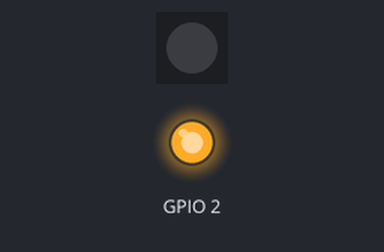
Simulated run of this sketch. Board: ESP8266 (NodeMCU). Parts: 1 RGB LEDs in strip order, left to right, output pins drawn as LEDs (lit = HIGH). WiFi joins after 1.5 s; servers stay silent unless stated.

Above: at 1.65 s.
Timing chart, 0 to 4.6 s (numbered marks = the images above):
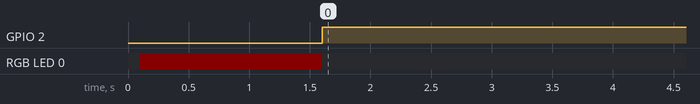

Measured:
- by itself, GPIO 2: repeats every 1.0 s: LOW 0.02 s, HIGH 0.98 s
- by itself, RGB LED 0: off → RGB(8, 0, 0) at 0.10 s, → off 1.5 s later

The sketch:

noe_test.ino
```cpp
#include <ESP8266WiFi.h>
#include <WiFiUdp.h>

#include <Adafruit_NeoPixel.h>
#ifdef __AVR__
#include <avr/power.h>
#endif

#define NEO_PIN		5  // NeoPixel DATA
// What type of NeoPixel strip is attached to the Arduino?
//   NEO_KHZ800  800 KHz bitstream (most NeoPixel products w/WS2812 LEDs)
//   NEO_KHZ400  400 KHz (classic 'v1' (not v2) FLORA pixels, WS2811 drivers)
//   NEO_GRB     Pixels are wired for GRB bitstream (most NeoPixel products)
//   NEO_RGB     Pixels are wired for RGB bitstream (v1 FLORA pixels, not v2)
//   NEO_GRBW    Pixels are wired for GRBW bitstream (f.e. SK6812)
#define NEO_PTYPE	NEO_GRBW	// f.e. SK6812
#define NUMPIXELS	1

Adafruit_NeoPixel strip = Adafruit_NeoPixel(NUMPIXELS, NEO_PIN, NEO_PTYPE + NEO_KHZ800);

const char* ssid = "OpenS";
#define SERVER "192.168.2.10"
#define PORT 1933
#define INTERVAL 25
#define PACKET_SIZE 5
#define TIMEOUT 5000

WiFiUDP Udp;
byte mac[6]; // mac address

void setup() {
	pinMode(2, OUTPUT);

	strip.begin();
	strip.show();

	delay(100);

	WiFi.begin(ssid);

	strip.setPixelColor(0, 0x00080000);
	strip.show();

	while (WiFi.status() != WL_CONNECTED) {
		delay(500);
	}

	WiFi.macAddress(mac);
	Udp.begin(PORT);

	strip.setPixelColor(0, 0);
	strip.show();
}

unsigned long lastMillis = 0;
unsigned long lastPacket = 0;
bool heartbeatEnable = true;

void loop() {
	unsigned long NOW = millis();

	digitalWrite(2, NOW%1000 > 20 || !heartbeatEnable);

	if(NOW%INTERVAL == 0 && NOW != lastMillis){
		lastMillis =  NOW;
		sendBeacon();
	}

	listen(NOW);

	heartbeatEnable = lastPacket + 5000 < NOW;
}

void sendBeacon(){
	Udp.beginPacket(SERVER, PORT);
	Udp.write((char*)mac);
	Udp.endPacket();
}

void listen(unsigned long NOW) {
	char buff[5];
	int cb = Udp.parsePacket();
	if (cb) {
		Udp.read(buff, PACKET_SIZE);
		uint32_t c = buff[0] << 24 | (buff[1] & 0xFF) << 16 | (buff[2] & 0xFF) << 8 | (buff[3] & 0xFF);
		heartbeatEnable = buff[4] > 127;
		strip.setPixelColor(0, c);
		strip.show();
		lastPacket = NOW;
	}
}
```
